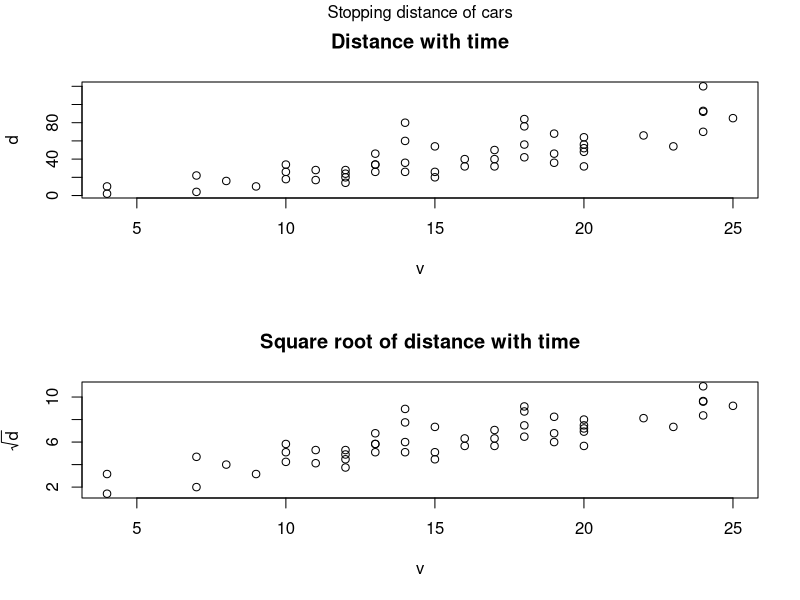

This chart was generated by the following R code:
## ---- chunk 1
par(mfrow = c(2, 1))
plot(cars$speed, 
     cars$dist, 
     xlab=expression(v), 
     ylab=expression(d), 
     main="Distance with time")
mtext(side=3, line=3, "Stopping distance of cars")
plot(cars$speed, 
     sqrt(cars$dist), 
     xlab=expression(v), 
     ylab=expression(sqrt(d)), 
     main="Square root of distance with time")
## ---- chunk 2
res <- lm(sqrt(dist) ~ speed, data=cars)
summary(res)
## ---- chunk 3
# The design matrix.
X <- matrix(data = c(rep(1, nrow(cars)), cars$speed), ncol=2)

# The hat matrix
P <- X %*% solve(t(X) %*% X) %*% t(X)

# The beta matrix
B <- solve(t(X) %*% X) %*% t(X) %*% sqrt(cars$dist)
rownames(B) <- c("(Intercept)", "speed")
colnames(B) <- c("")

cat("The coefficients of the model are:\n")
t(B)

cat("They match with the coefficients computed by lm.")
print(res$coef)
